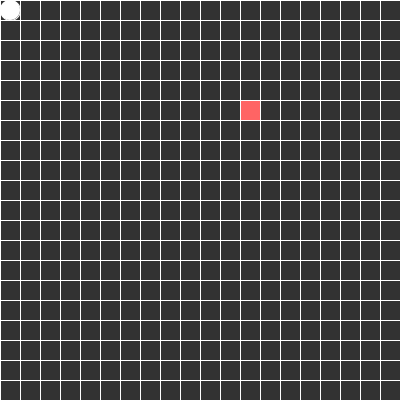
Frame 1 (no input)
Frame 60 (the mouse pressed at the canvas centre just before this capture): identical to frame 1, image omitted
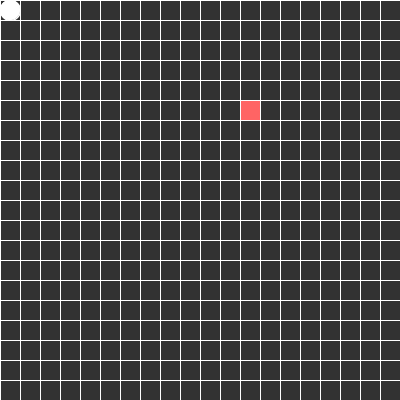
Frame 120 (the mouse held since frame 60 and released just before this capture)

The Processing sketch that drew these frames (run headless with seeded random() and noise(); from frame 60 on, the mouse is pressed at the canvas centre):

// Processing sketch: processing_126898
// ── processing_126898.pde

/*
  NOTES: 
 created SnakeFood class
 Added SnakeFood to game 
 Added checkForFoodCollision
 */

ArrayList<SnakePart> snake = new ArrayList<SnakePart>();
char direction;
SnakeFood food;
int GRIDSIZE = 20;

void setup() {
  size(400, 400);
  snake.add(new SnakePart(0, 0));
  food = new SnakeFood();
  frameRate(4);
}

void draw() {
  drawGrid();
  food.display();
  drawSnake();

  moveSnakeHead();
  checkForFoodCollision();
  moveSnakeBody();
}

void moveSnakeHead() {
  SnakePart head = snake.get(0);
  switch(direction) {
  case 'n':
    head.y -= GRIDSIZE;
    break;
  case 's':
    head.y += GRIDSIZE;
    break;
  case 'e':
    head.x += GRIDSIZE;
    break;
  case 'w':   
    head.x -= GRIDSIZE;
    break;
  }
}
void checkForFoodCollision() {
  SnakePart head = snake.get(0);
  if (head.x == food.x && head.y == food.y) {
    // add a new segment to the snake
    snake.add(new SnakePart(head.x, head.y));
    // reset the position of the food by creating a new object
    food = new SnakeFood();
  }
}

void drawSnake() {
  for (int i = 0; i < snake.size();i++) {
    SnakePart sp = snake.get(i);
    sp.display();
  }
}

void drawGrid() {
  background(50);
  stroke(255);
  for (int x =0; x < width; x+=GRIDSIZE) {
    line(x, 0, x, height);
  }
  for (int y =0; y < height; y+=GRIDSIZE) {
    line(0, y, width, y);
  }
}


void mousePressed() {
  SnakePart head = snake.get(0);
  snake.add(new SnakePart(head.x, head.y));
}

void keyPressed() {
  SnakePart head = snake.get(0);
  if (key == 'a' || key == 'A')direction = 'w';
  if (key == 'd' || key == 'D')direction = 'e';
  if (key == 'w' || key == 'W')direction = 'n';
  if (key == 's' || key == 'S')direction = 's';
}

void moveSnakeBody() {
  for (int i = snake.size()-1; i > 0; i--) {
    SnakePart spBack = snake.get(i);
    SnakePart spFront = snake.get(i-1);
    spBack.x = spFront.x;
    spBack.y = spFront.y;
  }
}

class SnakeFood{
  
  int x,y;
  
  SnakeFood(){
    x = int(random(width/GRIDSIZE))*GRIDSIZE;
    y = int(random(height/GRIDSIZE))*GRIDSIZE;
  }
  
  void display(){
    fill(255,100,100);
    rect(x,y,GRIDSIZE,GRIDSIZE);   
  }
}
class SnakePart{
  
  int x,y;
  
  SnakePart(int newX, int newY){
    x = newX;
    y = newY;
  }
  
  void display(){
    fill(255);
    ellipseMode(CORNER);
    ellipse(x,y,GRIDSIZE,GRIDSIZE);   
  }
}
